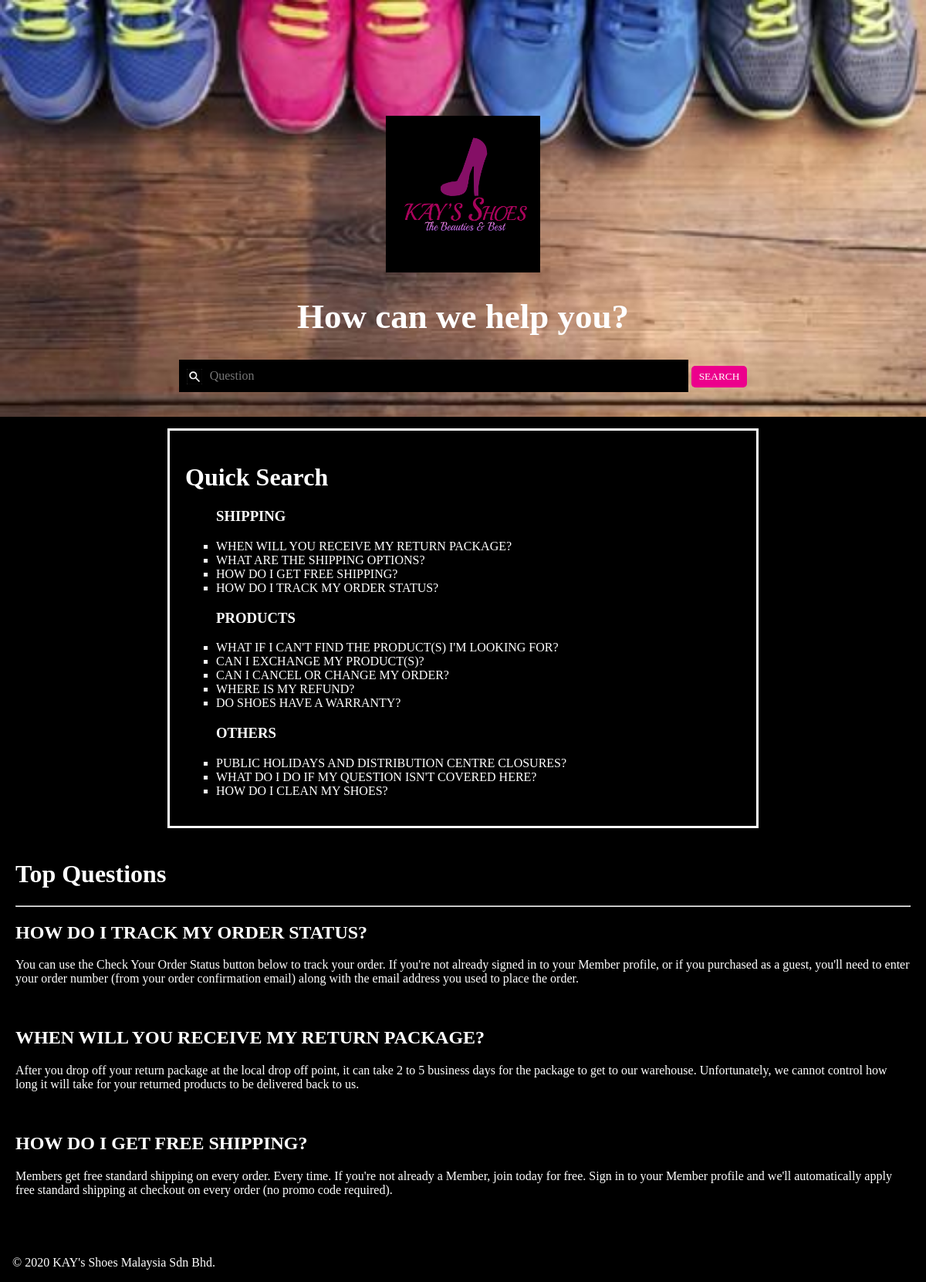
The app's page /faq.php with its own data.
### tables this page shows
CREATE TABLE IF NOT EXISTS `faq_top_store` (
  `No` int(11) NOT NULL AUTO_INCREMENT,
  `Title` text NOT NULL,
  `Description` text NOT NULL,
  PRIMARY KEY (`No`)
);

### faq.php (the view, shortened to what this page needs)
<?php
    $servername = "localhost";
    $dbname = "shop";
	$conn = new PDO("mysql:host=$servername;dbname=$dbname", "root", "");
	$conn->setAttribute(PDO::ATTR_ERRMODE, PDO::ERRMODE_EXCEPTION);
	$QRY_TOP = "Select * from faq_top_store";
	$q_top = $conn->query($QRY_TOP);
	$q_top->setFetchMode(PDO::FETCH_ASSOC);
?>
<!DOCTYPE html>
<html>
<head>
	<link rel="stylesheet" type="text/css" href="css/faq_design.css">
</head>
<body>
	<div id="top_panel">
		<a href="index.php"><img src="img/logo_image.png" alt="Logo" width="200" height="200"></a>
		<h1 style="background-color:transparent; font-size:45px;">How can we help you?</h1>
		<input type="text" placeholder="Question" id="myInput">
		<button id="btn-search" onclick="searchFunction()">Search</button>
	</div>
	<div id="ease_list">
		<h1>Quick Search</h1>
		<ul>
			<h3>SHIPPING</h3>
			<li>
				<a href="#" onclick="document.getElementById('myInput').value='WHEN WILL YOU RECEIVE MY RETURN PACKAGE?';searchFunction();">
				WHEN WILL YOU RECEIVE MY RETURN PACKAGE?
				</a>
			</li>
			<li>
				<a href="#" onclick="document.getElementById('myInput').value='WHAT ARE THE SHIPPING OPTIONS?';searchFunction();">
				WHAT ARE THE SHIPPING OPTIONS?
				</a>
			</li>
			<li>
				<a href="#" onclick="document.getElementById('myInput').value='HOW DO I GET FREE SHIPPING?';searchFunction();">
				HOW DO I GET FREE SHIPPING?
				</a>
			</li>
			<li>
				<a href="#" onclick="document.getElementById('myInput').value='HOW DO I TRACK MY ORDER STATUS?';searchFunction();">
				HOW DO I TRACK MY ORDER STATUS?
				</a>
			</li>
		</ul>
		<ul>
			<h3>PRODUCTS</h3>
			<li>
				<a href="#" onclick="document.getElementById('myInput').value='WHAT IF I CAN'T FIND THE PRODUCT(S) I'M LOOKING FOR?';searchFunction();">
				WHAT IF I CAN'T FIND THE PRODUCT(S) I'M LOOKING FOR?
				</a>
			</li>
			<li>
				<a href="#" onclick="document.getElementById('myInput').value='CAN I EXCHANGE MY PRODUCT(S)?';searchFunction();">
				CAN I EXCHANGE MY PRODUCT(S)?
				</a>
			</li>
			<li>
				<a href="#" onclick="document.getElementById('myInput').value='CAN I CANCEL OR CHANGE MY ORDER?';searchFunction();">
				CAN I CANCEL OR CHANGE MY ORDER?
				</a>
			</li>
			<li>
				<a href="#" onclick="document.getElementById('myInput').value='WHERE IS MY REFUND?';searchFunction();">
				WHERE IS MY REFUND?
				</a>
			</li>
			<li>
				<a href="#" onclick="document.getElementById('myInput').value='DO SHOES HAVE A WARRANTY?';searchFunction();">
				DO SHOES HAVE A WARRANTY?
				</a>
			</li>
		</ul>
		<ul>
			<h3>OTHERS</h3>
			<li>
				<a href="#" onclick="document.getElementById('myInput').value='PUBLIC HOLIDAYS AND DISTRIBUTION CENTRE CLOSURES?';searchFunction();">
				PUBLIC HOLIDAYS AND DISTRIBUTION CENTRE CLOSURES?
				</a>
			</li>
			<li>
				<a href="#" onclick="document.getElementById('myInput').value='WHAT DO I DO IF MY QUESTION ISN'T COVERED HERE?';searchFunction();">
				WHAT DO I DO IF MY QUESTION ISN'T COVERED HERE?
				</a>
			</li>
			<li>
				<a href="#" onclick="document.getElementById('myInput').value='HOW DO I CLEAN MY SHOES??';searchFunction();">
				HOW DO I CLEAN MY SHOES?
				</a>
			</li>
		</ul>
	</div>
	<div id="top_list">
		<h1>Top Questions</h1>
		<hr/>
		<?php while ($row = $q_top->fetch()): ?>
		<h2><?php echo $row['Title']?></h2>
		<p><?php echo $row['Description']?></p>
		<p>&nbsp;</p>
		<?php endwhile; ?>
	</div>
	<footer class="footer">
		<p>&emsp;&copy 2020 KAY's Shoes Malaysia Sdn Bhd.</p>
	</footer>
</body>
</html>

### css/faq_design.css (style rules this page uses)
* { background-color: black; font-family: "Lato", sans-serif; font-family: cursive; color: white; }
body { margin: 0; padding: 0; }
#top_panel { padding-top: 150px; padding-bottom: 20px; background-image: url("../img/faq_background.jpg"); background-repeat: no-repeat; background-size: 100%; text-align: center; }
#myInput { background-image: url('../img/search_icon.png'); background-size : 20px 20px; background-position: 10px 12px; background-repeat: no-repeat; width: 50%; font-size: 16px; padding: 12px 20px 12px 40px; border: 1px solid #ddd; margin-bottom: 12px; color: white; border: none; }
#btn-search { padding: 6px 10px; border: none; border-radius: 5px; background-color: #EC008c; color: #fff; text-transform: uppercase; }
ul { list-style-type: none; }
a { text-decoration: none; }
#ease_list { margin: auto; margin-top: 15px; width: 60%; border: 3px solid #73AD21; padding: 20px; border-color: white; }
#ease_list ul { list-style-type: square; }
#top_list, #search_list, #footer { margin: 10px; padding: 10px; }

### records on screen
faq_top_store: Title "HOW DO I TRACK MY ORDER STATUS?", Description "You can use the Check Your Order Status button below to track your order. If you're not already signed in to your Member profile, or if you purchased as a guest, you'll need to enter your order number (from your order confirmation email) along with the email address you used to place the order."
faq_top_store: Title "WHEN WILL YOU RECEIVE MY RETURN PACKAGE?", Description "After you drop off your return package at the local drop off point, it can take 2 to 5 business days for the package to get to our warehouse. Unfortunately, we cannot control how long it will take for your returned products to be delivered back to us."
faq_top_store: Title "HOW DO I GET FREE SHIPPING?", Description "Members get free standard shipping on every order. Every time. If you're not already a Member, join today for free. Sign in to your Member profile and we'll automatically apply free standard shipping at checkout on every order (no promo code required)."
